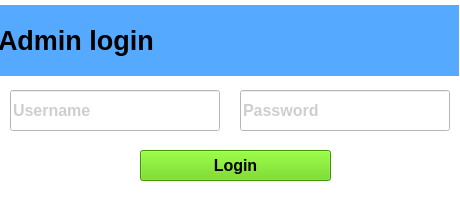
<?xml version="1.0" encoding="UTF-8"?>
<ui version="4.0">
 <class>Login</class>
 <widget class="QMainWindow" name="Login">
  <property name="geometry">
   <rect>
    <x>0</x>
    <y>0</y>
    <width>460</width>
    <height>211</height>
   </rect>
  </property>
  <property name="windowTitle">
   <string>Login</string>
  </property>
  <property name="styleSheet">
   <string notr="true">background-color: rgb(255, 255, 255);</string>
  </property>
  <widget class="QWidget" name="centralwidget">
   <widget class="QLabel" name="label">
    <property name="geometry">
     <rect>
      <x>-2</x>
      <y>5</y>
      <width>461</width>
      <height>71</height>
     </rect>
    </property>
    <property name="baseSize">
     <size>
      <width>0</width>
      <height>0</height>
     </size>
    </property>
    <property name="palette">
     <palette>
      <active>
       <colorrole role="WindowText">
        <brush brushstyle="SolidPattern">
         <color alpha="255">
          <red>255</red>
          <green>255</green>
          <blue>255</blue>
         </color>
        </brush>
       </colorrole>
       <colorrole role="Button">
        <brush brushstyle="SolidPattern">
         <color alpha="255">
          <red>85</red>
          <green>170</green>
          <blue>255</blue>
         </color>
        </brush>
       </colorrole>
       <colorrole role="Base">
        <brush brushstyle="SolidPattern">
         <color alpha="255">
          <red>85</red>
          <green>170</green>
          <blue>255</blue>
         </color>
        </brush>
       </colorrole>
       <colorrole role="Window">
        <brush brushstyle="SolidPattern">
         <color alpha="255">
          <red>85</red>
          <green>170</green>
          <blue>255</blue>
         </color>
        </brush>
       </colorrole>
      </active>
      <inactive>
       <colorrole role="WindowText">
        <brush brushstyle="SolidPattern">
         <color alpha="255">
          <red>0</red>
          <green>0</green>
          <blue>0</blue>
         </color>
        </brush>
       </colorrole>
       <colorrole role="Button">
        <brush brushstyle="SolidPattern">
         <color alpha="255">
          <red>85</red>
          <green>170</green>
          <blue>255</blue>
         </color>
        </brush>
       </colorrole>
       <colorrole role="Base">
        <brush brushstyle="SolidPattern">
         <color alpha="255">
          <red>85</red>
          <green>170</green>
          <blue>255</blue>
         </color>
        </brush>
       </colorrole>
       <colorrole role="Window">
        <brush brushstyle="SolidPattern">
         <color alpha="255">
          <red>85</red>
          <green>170</green>
          <blue>255</blue>
         </color>
        </brush>
       </colorrole>
      </inactive>
      <disabled>
       <colorrole role="WindowText">
        <brush brushstyle="SolidPattern">
         <color alpha="255">
          <red>120</red>
          <green>120</green>
          <blue>120</blue>
         </color>
        </brush>
       </colorrole>
       <colorrole role="Button">
        <brush brushstyle="SolidPattern">
         <color alpha="255">
          <red>85</red>
          <green>170</green>
          <blue>255</blue>
         </color>
        </brush>
       </colorrole>
       <colorrole role="Base">
        <brush brushstyle="SolidPattern">
         <color alpha="255">
          <red>85</red>
          <green>170</green>
          <blue>255</blue>
         </color>
        </brush>
       </colorrole>
       <colorrole role="Window">
        <brush brushstyle="SolidPattern">
         <color alpha="255">
          <red>85</red>
          <green>170</green>
          <blue>255</blue>
         </color>
        </brush>
       </colorrole>
      </disabled>
     </palette>
    </property>
    <property name="font">
     <font>
      <pointsize>20</pointsize>
      <bold>true</bold>
     </font>
    </property>
    <property name="layoutDirection">
     <enum>Qt::LeftToRight</enum>
    </property>
    <property name="styleSheet">
     <string notr="true">background-color: rgb(85, 170, 255);</string>
    </property>
    <property name="text">
     <string>Admin login</string>
    </property>
    <property name="textFormat">
     <enum>Qt::AutoText</enum>
    </property>
    <property name="margin">
     <number>152</number>
    </property>
   </widget>
   <widget class="QPushButton" name="check_btn">
    <property name="geometry">
     <rect>
      <x>140</x>
      <y>150</y>
      <width>191</width>
      <height>31</height>
     </rect>
    </property>
    <property name="palette">
     <palette>
      <active>
       <colorrole role="WindowText">
        <brush brushstyle="SolidPattern">
         <color alpha="255">
          <red>255</red>
          <green>255</green>
          <blue>255</blue>
         </color>
        </brush>
       </colorrole>
       <colorrole role="Button">
        <brush brushstyle="SolidPattern">
         <color alpha="255">
          <red>94</red>
          <green>209</green>
          <blue>0</blue>
         </color>
        </brush>
       </colorrole>
       <colorrole role="ButtonText">
        <brush brushstyle="SolidPattern">
         <color alpha="255">
          <red>255</red>
          <green>255</green>
          <blue>255</blue>
         </color>
        </brush>
       </colorrole>
       <colorrole role="Base">
        <brush brushstyle="SolidPattern">
         <color alpha="255">
          <red>94</red>
          <green>209</green>
          <blue>0</blue>
         </color>
        </brush>
       </colorrole>
       <colorrole role="Window">
        <brush brushstyle="SolidPattern">
         <color alpha="255">
          <red>94</red>
          <green>209</green>
          <blue>0</blue>
         </color>
        </brush>
       </colorrole>
      </active>
      <inactive>
       <colorrole role="WindowText">
        <brush brushstyle="SolidPattern">
         <color alpha="255">
          <red>0</red>
          <green>0</green>
          <blue>0</blue>
         </color>
        </brush>
       </colorrole>
       <colorrole role="Button">
        <brush brushstyle="SolidPattern">
         <color alpha="255">
          <red>94</red>
          <green>209</green>
          <blue>0</blue>
         </color>
        </brush>
       </colorrole>
       <colorrole role="ButtonText">
        <brush brushstyle="SolidPattern">
         <color alpha="255">
          <red>0</red>
          <green>0</green>
          <blue>0</blue>
         </color>
        </brush>
       </colorrole>
       <colorrole role="Base">
        <brush brushstyle="SolidPattern">
         <color alpha="255">
          <red>94</red>
          <green>209</green>
          <blue>0</blue>
         </color>
        </brush>
       </colorrole>
       <colorrole role="Window">
        <brush brushstyle="SolidPattern">
         <color alpha="255">
          <red>94</red>
          <green>209</green>
          <blue>0</blue>
         </color>
        </brush>
       </colorrole>
      </inactive>
      <disabled>
       <colorrole role="WindowText">
        <brush brushstyle="SolidPattern">
         <color alpha="255">
          <red>120</red>
          <green>120</green>
          <blue>120</blue>
         </color>
        </brush>
       </colorrole>
       <colorrole role="Button">
        <brush brushstyle="SolidPattern">
         <color alpha="255">
          <red>94</red>
          <green>209</green>
          <blue>0</blue>
         </color>
        </brush>
       </colorrole>
       <colorrole role="ButtonText">
        <brush brushstyle="SolidPattern">
         <color alpha="255">
          <red>120</red>
          <green>120</green>
          <blue>120</blue>
         </color>
        </brush>
       </colorrole>
       <colorrole role="Base">
        <brush brushstyle="SolidPattern">
         <color alpha="255">
          <red>94</red>
          <green>209</green>
          <blue>0</blue>
         </color>
        </brush>
       </colorrole>
       <colorrole role="Window">
        <brush brushstyle="SolidPattern">
         <color alpha="255">
          <red>94</red>
          <green>209</green>
          <blue>0</blue>
         </color>
        </brush>
       </colorrole>
      </disabled>
     </palette>
    </property>
    <property name="font">
     <font>
      <pointsize>12</pointsize>
      <bold>true</bold>
     </font>
    </property>
    <property name="styleSheet">
     <string notr="true">background-color: rgb(94, 209, 0);</string>
    </property>
    <property name="text">
     <string>Login</string>
    </property>
   </widget>
   <widget class="QLineEdit" name="username">
    <property name="geometry">
     <rect>
      <x>10</x>
      <y>90</y>
      <width>210</width>
      <height>41</height>
     </rect>
    </property>
    <property name="palette">
     <palette>
      <active>
       <colorrole role="WindowText">
        <brush brushstyle="SolidPattern">
         <color alpha="255">
          <red>204</red>
          <green>204</green>
          <blue>204</blue>
         </color>
        </brush>
       </colorrole>
       <colorrole role="Button">
        <brush brushstyle="SolidPattern">
         <color alpha="255">
          <red>255</red>
          <green>255</green>
          <blue>255</blue>
         </color>
        </brush>
       </colorrole>
       <colorrole role="Text">
        <brush brushstyle="SolidPattern">
         <color alpha="255">
          <red>158</red>
          <green>158</green>
          <blue>158</blue>
         </color>
        </brush>
       </colorrole>
       <colorrole role="ButtonText">
        <brush brushstyle="SolidPattern">
         <color alpha="255">
          <red>175</red>
          <green>175</green>
          <blue>175</blue>
         </color>
        </brush>
       </colorrole>
       <colorrole role="Base">
        <brush brushstyle="SolidPattern">
         <color alpha="255">
          <red>255</red>
          <green>255</green>
          <blue>255</blue>
         </color>
        </brush>
       </colorrole>
       <colorrole role="Window">
        <brush brushstyle="SolidPattern">
         <color alpha="255">
          <red>255</red>
          <green>255</green>
          <blue>255</blue>
         </color>
        </brush>
       </colorrole>
      </active>
      <inactive>
       <colorrole role="WindowText">
        <brush brushstyle="SolidPattern">
         <color alpha="255">
          <red>0</red>
          <green>0</green>
          <blue>0</blue>
         </color>
        </brush>
       </colorrole>
       <colorrole role="Button">
        <brush brushstyle="SolidPattern">
         <color alpha="255">
          <red>255</red>
          <green>255</green>
          <blue>255</blue>
         </color>
        </brush>
       </colorrole>
       <colorrole role="Text">
        <brush brushstyle="SolidPattern">
         <color alpha="255">
          <red>0</red>
          <green>0</green>
          <blue>0</blue>
         </color>
        </brush>
       </colorrole>
       <colorrole role="ButtonText">
        <brush brushstyle="SolidPattern">
         <color alpha="255">
          <red>0</red>
          <green>0</green>
          <blue>0</blue>
         </color>
        </brush>
       </colorrole>
       <colorrole role="Base">
        <brush brushstyle="SolidPattern">
         <color alpha="255">
          <red>255</red>
          <green>255</green>
          <blue>255</blue>
         </color>
        </brush>
       </colorrole>
       <colorrole role="Window">
        <brush brushstyle="SolidPattern">
         <color alpha="255">
          <red>255</red>
          <green>255</green>
          <blue>255</blue>
         </color>
        </brush>
       </colorrole>
      </inactive>
      <disabled>
       <colorrole role="WindowText">
        <brush brushstyle="SolidPattern">
         <color alpha="255">
          <red>120</red>
          <green>120</green>
          <blue>120</blue>
         </color>
        </brush>
       </colorrole>
       <colorrole role="Button">
        <brush brushstyle="SolidPattern">
         <color alpha="255">
          <red>255</red>
          <green>255</green>
          <blue>255</blue>
         </color>
        </brush>
       </colorrole>
       <colorrole role="Text">
        <brush brushstyle="SolidPattern">
         <color alpha="255">
          <red>120</red>
          <green>120</green>
          <blue>120</blue>
         </color>
        </brush>
       </colorrole>
       <colorrole role="ButtonText">
        <brush brushstyle="SolidPattern">
         <color alpha="255">
          <red>120</red>
          <green>120</green>
          <blue>120</blue>
         </color>
        </brush>
       </colorrole>
       <colorrole role="Base">
        <brush brushstyle="SolidPattern">
         <color alpha="255">
          <red>255</red>
          <green>255</green>
          <blue>255</blue>
         </color>
        </brush>
       </colorrole>
       <colorrole role="Window">
        <brush brushstyle="SolidPattern">
         <color alpha="255">
          <red>255</red>
          <green>255</green>
          <blue>255</blue>
         </color>
        </brush>
       </colorrole>
      </disabled>
     </palette>
    </property>
    <property name="font">
     <font>
      <pointsize>12</pointsize>
      <bold>true</bold>
     </font>
    </property>
    <property name="text">
     <string/>
    </property>
    <property name="readOnly">
     <bool>false</bool>
    </property>
    <property name="placeholderText">
     <string>Username</string>
    </property>
   </widget>
   <widget class="QLineEdit" name="password">
    <property name="geometry">
     <rect>
      <x>240</x>
      <y>90</y>
      <width>210</width>
      <height>41</height>
     </rect>
    </property>
    <property name="palette">
     <palette>
      <active>
       <colorrole role="Button">
        <brush brushstyle="SolidPattern">
         <color alpha="255">
          <red>255</red>
          <green>255</green>
          <blue>255</blue>
         </color>
        </brush>
       </colorrole>
       <colorrole role="Text">
        <brush brushstyle="SolidPattern">
         <color alpha="255">
          <red>158</red>
          <green>158</green>
          <blue>158</blue>
         </color>
        </brush>
       </colorrole>
       <colorrole role="Base">
        <brush brushstyle="SolidPattern">
         <color alpha="255">
          <red>255</red>
          <green>255</green>
          <blue>255</blue>
         </color>
        </brush>
       </colorrole>
       <colorrole role="Window">
        <brush brushstyle="SolidPattern">
         <color alpha="255">
          <red>255</red>
          <green>255</green>
          <blue>255</blue>
         </color>
        </brush>
       </colorrole>
      </active>
      <inactive>
       <colorrole role="Button">
        <brush brushstyle="SolidPattern">
         <color alpha="255">
          <red>255</red>
          <green>255</green>
          <blue>255</blue>
         </color>
        </brush>
       </colorrole>
       <colorrole role="Text">
        <brush brushstyle="SolidPattern">
         <color alpha="255">
          <red>0</red>
          <green>0</green>
          <blue>0</blue>
         </color>
        </brush>
       </colorrole>
       <colorrole role="Base">
        <brush brushstyle="SolidPattern">
         <color alpha="255">
          <red>255</red>
          <green>255</green>
          <blue>255</blue>
         </color>
        </brush>
       </colorrole>
       <colorrole role="Window">
        <brush brushstyle="SolidPattern">
         <color alpha="255">
          <red>255</red>
          <green>255</green>
          <blue>255</blue>
         </color>
        </brush>
       </colorrole>
      </inactive>
      <disabled>
       <colorrole role="Button">
        <brush brushstyle="SolidPattern">
         <color alpha="255">
          <red>255</red>
          <green>255</green>
          <blue>255</blue>
         </color>
        </brush>
       </colorrole>
       <colorrole role="Text">
        <brush brushstyle="SolidPattern">
         <color alpha="255">
          <red>120</red>
          <green>120</green>
          <blue>120</blue>
         </color>
        </brush>
       </colorrole>
       <colorrole role="Base">
        <brush brushstyle="SolidPattern">
         <color alpha="255">
          <red>255</red>
          <green>255</green>
          <blue>255</blue>
         </color>
        </brush>
       </colorrole>
       <colorrole role="Window">
        <brush brushstyle="SolidPattern">
         <color alpha="255">
          <red>255</red>
          <green>255</green>
          <blue>255</blue>
         </color>
        </brush>
       </colorrole>
      </disabled>
     </palette>
    </property>
    <property name="font">
     <font>
      <pointsize>12</pointsize>
      <bold>true</bold>
     </font>
    </property>
    <property name="text">
     <string/>
    </property>
    <property name="echoMode">
     <enum>QLineEdit::Password</enum>
    </property>
    <property name="readOnly">
     <bool>false</bool>
    </property>
    <property name="placeholderText">
     <string>Password</string>
    </property>
   </widget>
  </widget>
  <widget class="QStatusBar" name="statusbar"/>
 </widget>
 <resources/>
 <connections/>
</ui>
